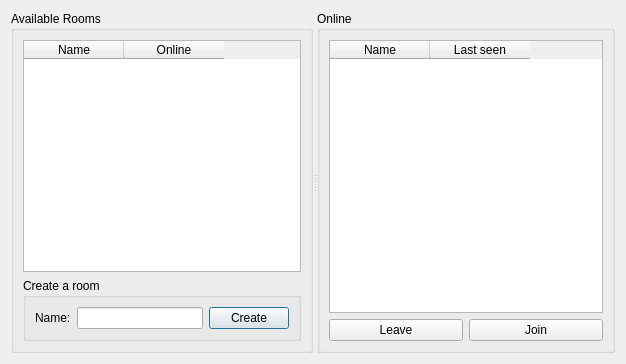
<?xml version="1.0" encoding="UTF-8"?>
<ui version="4.0">
 <class>roomsDialog</class>
 <widget class="QDialog" name="roomsDialog">
  <property name="geometry">
   <rect>
    <x>0</x>
    <y>0</y>
    <width>626</width>
    <height>364</height>
   </rect>
  </property>
  <property name="windowTitle">
   <string>Rooms</string>
  </property>
  <layout class="QHBoxLayout" name="horizontalLayout_3">
   <item>
    <widget class="QSplitter" name="middleSplitter">
     <property name="orientation">
      <enum>Qt::Horizontal</enum>
     </property>
     <widget class="QGroupBox" name="roomsFrame">
      <property name="title">
       <string>Available Rooms</string>
      </property>
      <layout class="QVBoxLayout" name="verticalLayout">
       <item>
        <widget class="QTableWidget" name="roomsTable">
         <property name="editTriggers">
          <set>QAbstractItemView::NoEditTriggers</set>
         </property>
         <property name="selectionMode">
          <enum>QAbstractItemView::NoSelection</enum>
         </property>
         <property name="selectionBehavior">
          <enum>QAbstractItemView::SelectRows</enum>
         </property>
         <property name="showGrid">
          <bool>true</bool>
         </property>
         <property name="gridStyle">
          <enum>Qt::NoPen</enum>
         </property>
         <property name="sortingEnabled">
          <bool>true</bool>
         </property>
         <property name="wordWrap">
          <bool>false</bool>
         </property>
         <column>
          <property name="text">
           <string>Name</string>
          </property>
         </column>
         <column>
          <property name="text">
           <string>Online</string>
          </property>
         </column>
        </widget>
       </item>
       <item>
        <widget class="QGroupBox" name="roomCreateFrame">
         <property name="title">
          <string>Create a room</string>
         </property>
         <layout class="QVBoxLayout" name="verticalLayout_4">
          <item>
           <layout class="QHBoxLayout" name="roomCreateLayout">
            <item>
             <widget class="QLabel" name="roomNameLabel">
              <property name="text">
               <string>Name:</string>
              </property>
             </widget>
            </item>
            <item>
             <widget class="QLineEdit" name="lineEdit"/>
            </item>
            <item>
             <widget class="QPushButton" name="createButton">
              <property name="text">
               <string>Create</string>
              </property>
             </widget>
            </item>
           </layout>
          </item>
         </layout>
        </widget>
       </item>
      </layout>
     </widget>
     <widget class="QGroupBox" name="onlineFrame">
      <property name="title">
       <string>Online</string>
      </property>
      <layout class="QVBoxLayout" name="verticalLayout_2">
       <item>
        <widget class="QTableWidget" name="onlineTable">
         <property name="enabled">
          <bool>true</bool>
         </property>
         <property name="editTriggers">
          <set>QAbstractItemView::NoEditTriggers</set>
         </property>
         <property name="selectionMode">
          <enum>QAbstractItemView::NoSelection</enum>
         </property>
         <property name="selectionBehavior">
          <enum>QAbstractItemView::SelectRows</enum>
         </property>
         <property name="showGrid">
          <bool>true</bool>
         </property>
         <property name="gridStyle">
          <enum>Qt::NoPen</enum>
         </property>
         <property name="sortingEnabled">
          <bool>true</bool>
         </property>
         <property name="wordWrap">
          <bool>false</bool>
         </property>
         <property name="rowCount">
          <number>0</number>
         </property>
         <column>
          <property name="text">
           <string>Name</string>
          </property>
         </column>
         <column>
          <property name="text">
           <string>Last seen</string>
          </property>
         </column>
        </widget>
       </item>
       <item>
        <layout class="QHBoxLayout" name="buttonsRoomLayout">
         <item>
          <widget class="QPushButton" name="leaveButton">
           <property name="text">
            <string>Leave</string>
           </property>
          </widget>
         </item>
         <item>
          <widget class="QPushButton" name="joinButton">
           <property name="text">
            <string>Join</string>
           </property>
          </widget>
         </item>
        </layout>
       </item>
      </layout>
     </widget>
    </widget>
   </item>
  </layout>
 </widget>
 <resources/>
 <connections/>
</ui>
